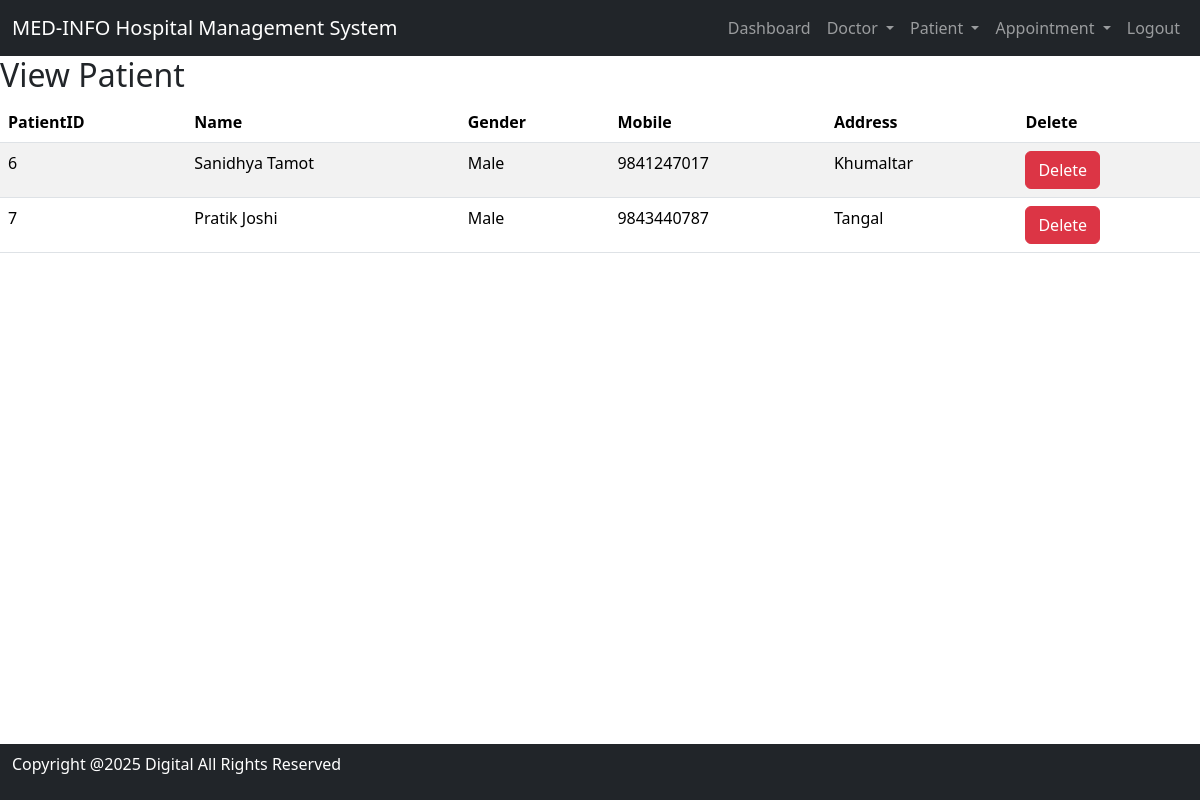
Before: /view_patient/ (signed in) with the older database file.
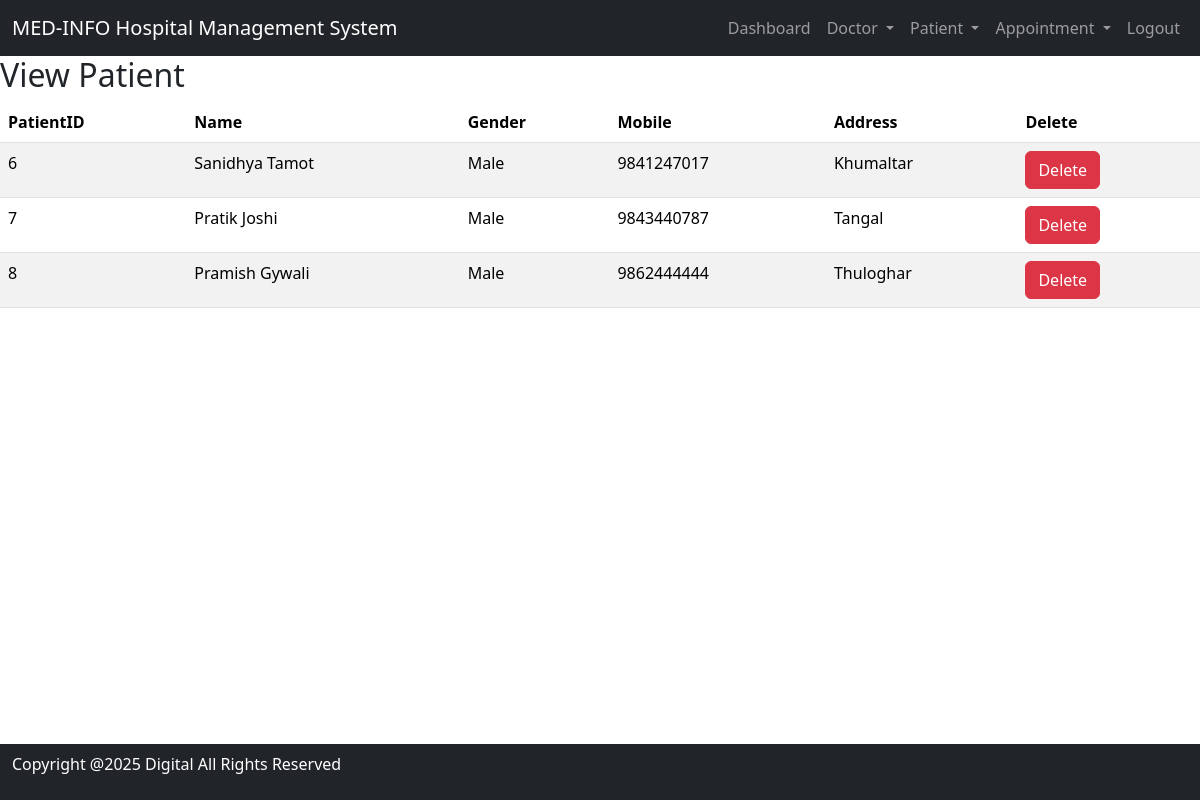
After: the same page with the newer database file.
### hospital/models.py (models this page shows, shortened)
class Patient(models.Model):
    Name= models.CharField(max_length=100)
    Gender= models.CharField(max_length=100)
    Mobile = models.CharField(max_length=15)
    Address= models.TextField()
    email = models.EmailField(max_length=100, blank=True, null=True)         # optional
    password = models.CharField(max_length=128)   # ADD THIS

### hospital/views.py (the view)
# urls.py: path('view_patient/', View_Patient, name='view_patient'),
def View_Patient(request):
    if not request.user.is_authenticated or not request.user.is_staff:
        return redirect('main_login')
    doc = Patient.objects.all()
    return render(request, 'view_patient.html', {'doc': doc})

### hospital/templates/view_patient.html
{%  include 'base.html' %}
{% include 'navigation.html' %}
{% block content %}
<div>
    <h2>
        View Patient</h2>
         <table id="example" class="table table-striped">
            <thead>
                <tr>
                    <th>PatientID</th>
                    <th>Name</th>
                    <th>Gender</th>
                    <th>Mobile</th>
                    <th>Address</th>
                    <th>Delete</th>
                </tr>
            </thead>
            <tbody>
                {% for i in doc %}
                <tr>
                    <td>{{ i.id }}</td>
                    <td>{{ i.Name }}</td>
                    <td>{{ i.Gender }}</td>
                    <td>{{ i.Mobile }}</td>
                    <td>{{ i.Address}}</td>
                    <td><a href="{% url 'delete_patient' i.id %}"
                           onclick="return confirm('Are you sure you want to delete?')" class="btn btn-danger"> Delete</a></td>
                </tr>
                {%  endfor %}
            </tbody>
        </table>
</div>
{% endblock %}
{% include 'footer.html' %}

Changed rows visible on the page:
added Patient: id "8", Name "Pramish Gywali", Gender "Male", Mobile "9862444444", Address "Thuloghar"
